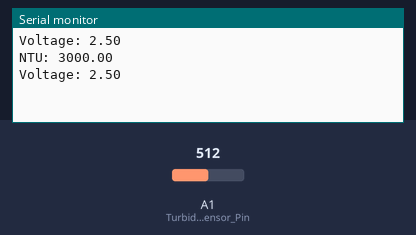
This sketch was run on a simulated Arduino Uno, built with avr-gcc and run on an emulated ATmega328P. Parts: the last lines printed to the serial monitor. The inputs (shaded band) are chosen by the test bench; at power-on: A1 (Turbidity_Sensor_Pin) = 512.

Above: at 1.2 s.
1.3 s: A1 (Turbidity_Sensor_Pin) set to 716
At 1.3 s:
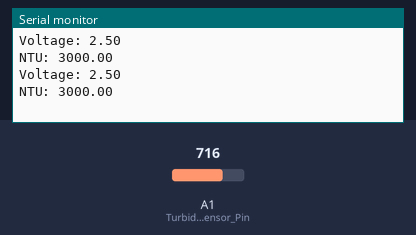
2.8 s: A1 (Turbidity_Sensor_Pin) set to 900
At 4.3 s:
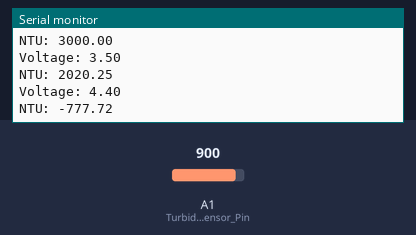
Timing chart, 0 to 5.8 s (numbered marks = the images above; inputs shaded):
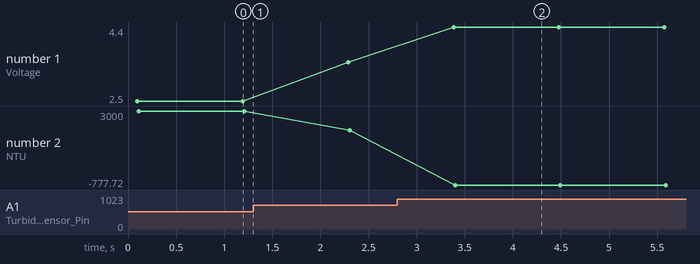

The sketch:

turbidity_calibration.ino
```cpp
#include <Wire.h>

int Turbidity_Sensor_Pin = A1;
float Turbidity_Sensor_Voltage;
int samples = 600;
float ntu; // Nephelometric Turbidity Units

void setup()
{
  Serial.begin(9600); // for debugging purposes
  pinMode(Turbidity_Sensor_Pin, INPUT);
}

void loop()
{
    Turbidity_Sensor_Voltage = 0;
    // Take 600 samples and compute the average value
    for(int i = 0; i < samples; i++)
    {
        Turbidity_Sensor_Voltage += ((float)analogRead(Turbidity_Sensor_Pin) / 1023) * 5;
    }

    Turbidity_Sensor_Voltage = Turbidity_Sensor_Voltage / samples;


    Serial.print("Voltage: ");
    Serial.println(Turbidity_Sensor_Voltage);

    Turbidity_Sensor_Voltage = round_to_dp(Turbidity_Sensor_Voltage, 2);

    if(Turbidity_Sensor_Voltage < 2.5){
      ntu = 3000;
    }else{
      ntu = -1120.4 * square(Turbidity_Sensor_Voltage) + 5742.3 * Turbidity_Sensor_Voltage - 4352.9;
    }

    Serial.print("NTU: ");
    Serial.println(ntu);

    delay(1000); // Adjust the delay as needed
}

float round_to_dp(float in_value, int decimal_place)
{
  float multiplier = powf(10.0f, decimal_place);
  in_value = roundf(in_value * multiplier) / multiplier;
  return in_value;
}
```

Measured:
- after the input at 2.8 s, the serial monitor: prints a new line after 0.58 s (image 2)
- plotted number 1: 2.5 → 3.5 after the input at 1.3 s, 3.5 → 4.4 after the input at 2.8 s
- plotted number 2: 3000 → 2020.25 after the input at 1.3 s, 2020.25 → -777.72 after the input at 2.8 s
